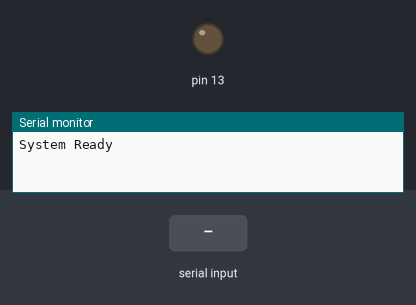
This sketch was run on a simulated Arduino Uno, built with avr-gcc and run on an emulated ATmega328P. Parts: output pins drawn as LEDs (lit = HIGH), the last lines printed to the serial monitor. Inputs (shaded band) come from the test bench.

Above: at 1.2 s.
1.3 s: "1" received over Serial
At 2.4 s:
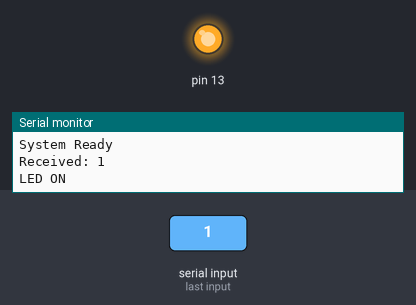
2.8 s: "0" received over Serial
At 3.5 s:
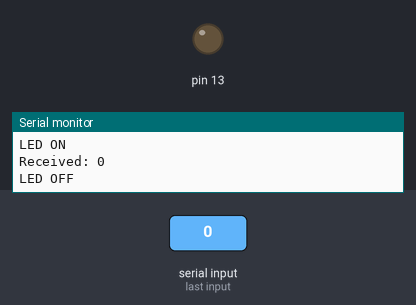
Timing chart, 0 to 5.8 s (numbered marks = the images above; inputs shaded):
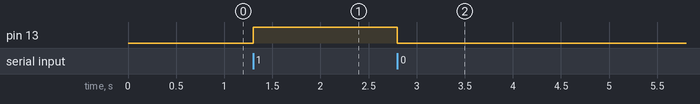

The sketch:

smart_light_control.ino
```cpp
char command;

void setup() {
  pinMode(13, OUTPUT);
  Serial.begin(9600);

  Serial.println("System Ready");
}

void loop() {

  if (Serial.available() > 0) {

    command = Serial.read();

    Serial.print("Received: ");
    Serial.println(command);

    if (command == '1') {
      digitalWrite(13, HIGH);
      Serial.println("LED ON");
    }

    else if (command == '0') {
      digitalWrite(13, LOW);
      Serial.println("LED OFF");
    }
  }
}
```

Measured:
- after the input at 1.3 s, pin 13: LOW → HIGH at once
- after the input at 2.8 s, pin 13: HIGH → LOW at once
